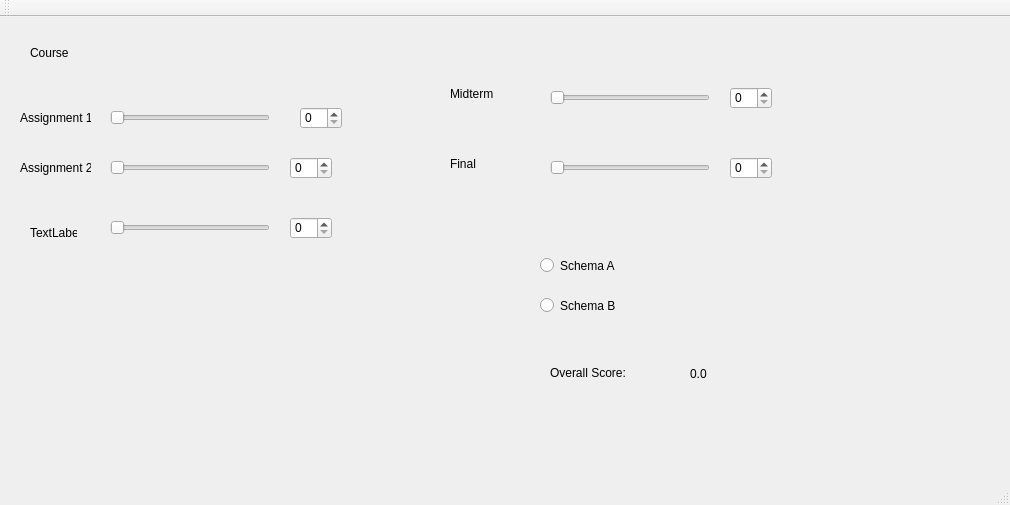
<?xml version="1.0" encoding="UTF-8"?>
<ui version="4.0">
 <class>GradeCalc</class>
 <widget class="QMainWindow" name="GradeCalc">
  <property name="geometry">
   <rect>
    <x>0</x>
    <y>0</y>
    <width>1010</width>
    <height>505</height>
   </rect>
  </property>
  <property name="windowTitle">
   <string>GradeCalc</string>
  </property>
  <widget class="QWidget" name="centralWidget">
   <widget class="QSlider" name="horizontalSlider">
    <property name="geometry">
     <rect>
      <x>110</x>
      <y>90</y>
      <width>160</width>
      <height>22</height>
     </rect>
    </property>
    <property name="orientation">
     <enum>Qt::Horizontal</enum>
    </property>
   </widget>
   <widget class="QSlider" name="horizontalSlider_2">
    <property name="geometry">
     <rect>
      <x>110</x>
      <y>140</y>
      <width>160</width>
      <height>22</height>
     </rect>
    </property>
    <property name="orientation">
     <enum>Qt::Horizontal</enum>
    </property>
   </widget>
   <widget class="QLabel" name="label">
    <property name="geometry">
     <rect>
      <x>20</x>
      <y>90</y>
      <width>71</width>
      <height>21</height>
     </rect>
    </property>
    <property name="text">
     <string>Assignment 1</string>
    </property>
   </widget>
   <widget class="QLabel" name="label_2">
    <property name="geometry">
     <rect>
      <x>20</x>
      <y>130</y>
      <width>71</width>
      <height>41</height>
     </rect>
    </property>
    <property name="text">
     <string>Assignment 2</string>
    </property>
   </widget>
   <widget class="QLabel" name="label_3">
    <property name="geometry">
     <rect>
      <x>30</x>
      <y>200</y>
      <width>47</width>
      <height>31</height>
     </rect>
    </property>
    <property name="text">
     <string>TextLabel</string>
    </property>
   </widget>
   <widget class="QLabel" name="label_4">
    <property name="geometry">
     <rect>
      <x>30</x>
      <y>20</y>
      <width>47</width>
      <height>31</height>
     </rect>
    </property>
    <property name="text">
     <string>Course</string>
    </property>
   </widget>
   <widget class="QSpinBox" name="spinBox">
    <property name="geometry">
     <rect>
      <x>300</x>
      <y>90</y>
      <width>42</width>
      <height>22</height>
     </rect>
    </property>
   </widget>
   <widget class="QSpinBox" name="spinBox_2">
    <property name="geometry">
     <rect>
      <x>290</x>
      <y>140</y>
      <width>42</width>
      <height>22</height>
     </rect>
    </property>
   </widget>
   <widget class="QSlider" name="horizontalSlider_3">
    <property name="geometry">
     <rect>
      <x>110</x>
      <y>200</y>
      <width>160</width>
      <height>22</height>
     </rect>
    </property>
    <property name="orientation">
     <enum>Qt::Horizontal</enum>
    </property>
   </widget>
   <widget class="QSpinBox" name="spinBox_3">
    <property name="geometry">
     <rect>
      <x>290</x>
      <y>200</y>
      <width>42</width>
      <height>22</height>
     </rect>
    </property>
   </widget>
   <widget class="QSpinBox" name="spinBox_4">
    <property name="geometry">
     <rect>
      <x>730</x>
      <y>70</y>
      <width>42</width>
      <height>22</height>
     </rect>
    </property>
   </widget>
   <widget class="QSpinBox" name="spinBox_5">
    <property name="geometry">
     <rect>
      <x>730</x>
      <y>140</y>
      <width>42</width>
      <height>22</height>
     </rect>
    </property>
   </widget>
   <widget class="QLabel" name="label_5">
    <property name="geometry">
     <rect>
      <x>450</x>
      <y>70</y>
      <width>47</width>
      <height>13</height>
     </rect>
    </property>
    <property name="text">
     <string>Midterm 1</string>
    </property>
   </widget>
   <widget class="QLabel" name="label_6">
    <property name="geometry">
     <rect>
      <x>450</x>
      <y>140</y>
      <width>47</width>
      <height>13</height>
     </rect>
    </property>
    <property name="text">
     <string>Final</string>
    </property>
   </widget>
   <widget class="QSlider" name="horizontalSlider_4">
    <property name="geometry">
     <rect>
      <x>550</x>
      <y>70</y>
      <width>160</width>
      <height>22</height>
     </rect>
    </property>
    <property name="orientation">
     <enum>Qt::Horizontal</enum>
    </property>
   </widget>
   <widget class="QSlider" name="horizontalSlider_5">
    <property name="geometry">
     <rect>
      <x>550</x>
      <y>140</y>
      <width>160</width>
      <height>22</height>
     </rect>
    </property>
    <property name="orientation">
     <enum>Qt::Horizontal</enum>
    </property>
   </widget>
   <widget class="QRadioButton" name="radioButton">
    <property name="geometry">
     <rect>
      <x>540</x>
      <y>240</y>
      <width>82</width>
      <height>17</height>
     </rect>
    </property>
    <property name="text">
     <string>Schema A</string>
    </property>
   </widget>
   <widget class="QRadioButton" name="radioButton_2">
    <property name="geometry">
     <rect>
      <x>540</x>
      <y>280</y>
      <width>82</width>
      <height>17</height>
     </rect>
    </property>
    <property name="text">
     <string>Schema B</string>
    </property>
   </widget>
   <widget class="QLabel" name="label_7">
    <property name="geometry">
     <rect>
      <x>550</x>
      <y>340</y>
      <width>121</width>
      <height>31</height>
     </rect>
    </property>
    <property name="text">
     <string>Overall Score:</string>
    </property>
   </widget>
   <widget class="QLabel" name="label_8">
    <property name="geometry">
     <rect>
      <x>690</x>
      <y>350</y>
      <width>47</width>
      <height>13</height>
     </rect>
    </property>
    <property name="text">
     <string>0.0</string>
    </property>
   </widget>
  </widget>
  <widget class="QMenuBar" name="menuBar">
   <property name="geometry">
    <rect>
     <x>0</x>
     <y>0</y>
     <width>1010</width>
     <height>21</height>
    </rect>
   </property>
  </widget>
  <widget class="QToolBar" name="mainToolBar">
   <attribute name="toolBarArea">
    <enum>TopToolBarArea</enum>
   </attribute>
   <attribute name="toolBarBreak">
    <bool>false</bool>
   </attribute>
  </widget>
  <widget class="QStatusBar" name="statusBar"/>
 </widget>
 <layoutdefault spacing="6" margin="11"/>
 <resources/>
 <connections/>
</ui>
